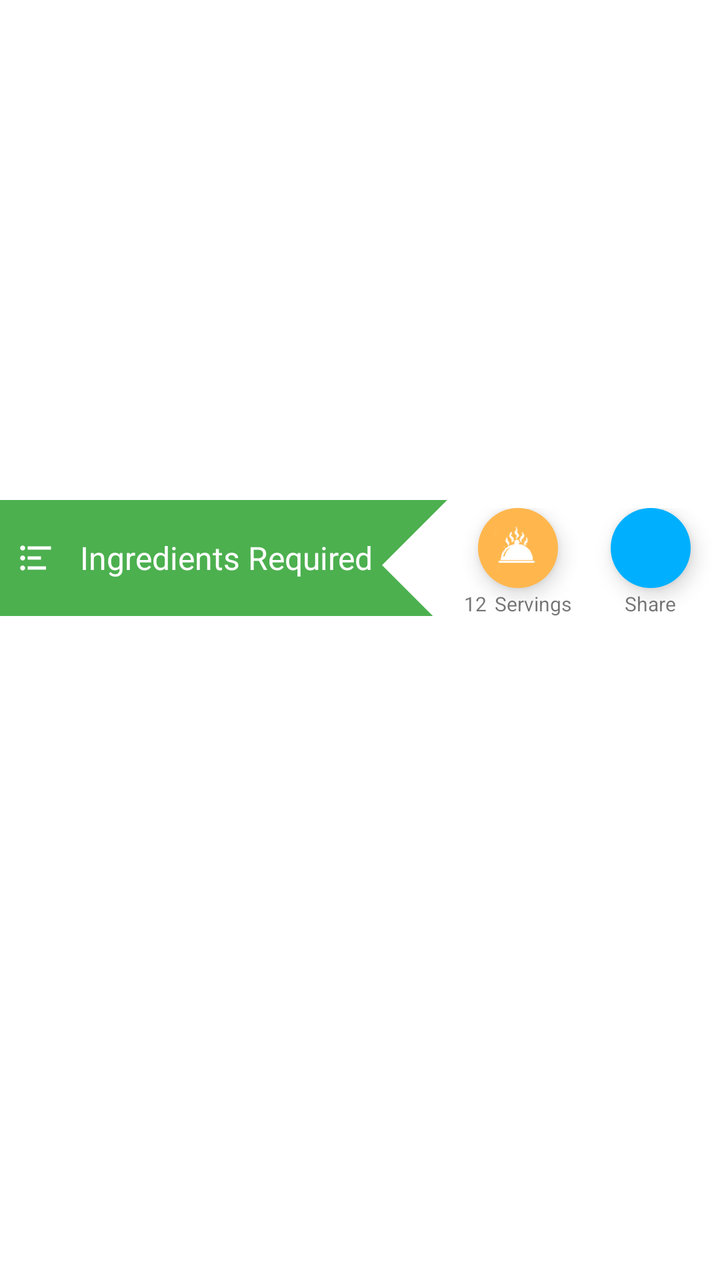
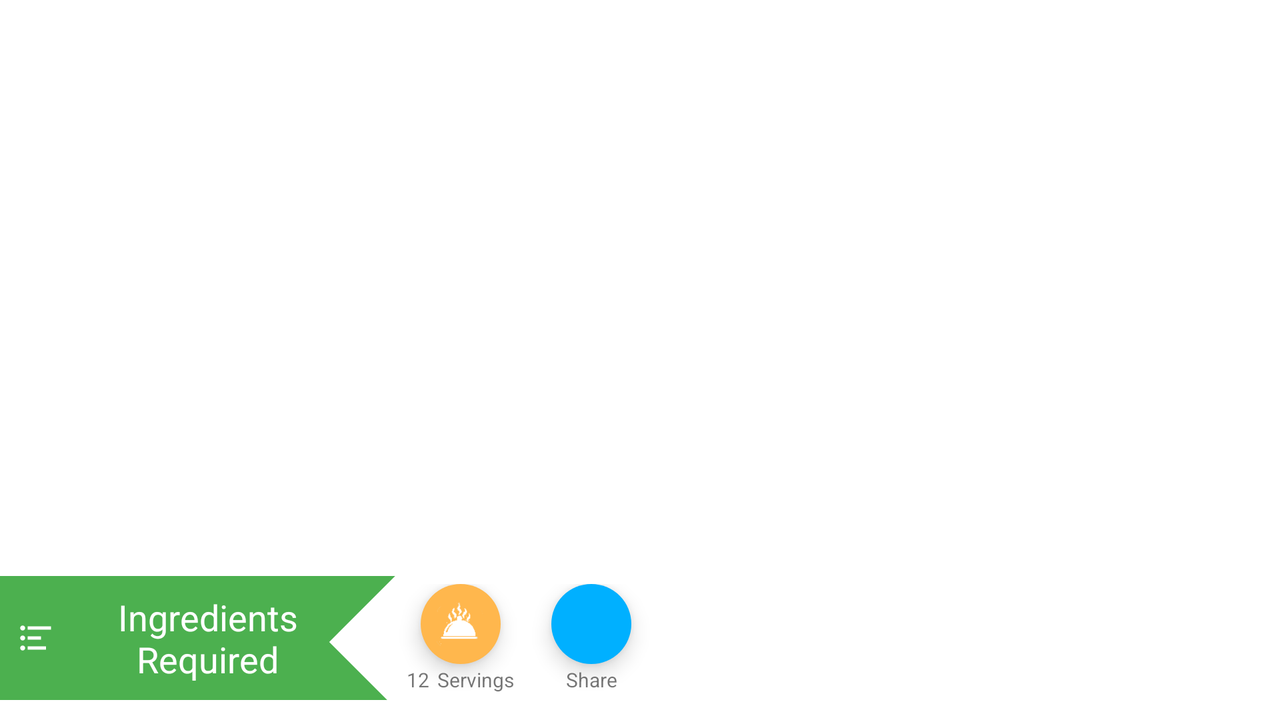

The same Android screen from two of the app's own layout files: first res/layout/ as a phone draws it, then the repository's variant for another configuration, drawn on a device whose configuration selects that folder. Both files follow.
<!-- AndroidManifest.xml: application theme AppTheme -->
<!-- res/layout/step_fragment.xml -->
<?xml version="1.0" encoding="utf-8"?>
<android.support.v4.widget.NestedScrollView xmlns:android="http://schemas.android.com/apk/res/android"
    android:layout_width="match_parent"
    android:layout_height="match_parent"
    android:background="@color/white">

<LinearLayout xmlns:android="http://schemas.android.com/apk/res/android"
xmlns:app="http://schemas.android.com/apk/res-auto"
android:layout_width="match_parent"
android:layout_height="match_parent"
android:orientation="vertical">

<ImageView
    android:id="@+id/recipe_img"
    android:layout_width="match_parent"
    android:layout_height="250dp"
    android:scaleType="fitXY" />

<LinearLayout
    android:layout_width="match_parent"
    android:layout_height="58dp"
    android:orientation="horizontal">

    <RelativeLayout
        android:layout_width="0dp"
        android:layout_height="wrap_content"
        android:layout_weight="25">

        <ImageView
            android:id="@+id/ingridients"
            android:layout_width="240dp"
            android:layout_height="58dp"
            android:background="@drawable/shape" />

        <View
            android:id="@+id/ing_icon"
            android:layout_width="20dp"
            android:layout_height="20dp"
            android:layout_centerVertical="true"
            android:layout_marginStart="8dp"
            android:background="@drawable/ic_format_list_bulleted_black_24dp" />

        <TextView
            android:layout_width="wrap_content"
            android:layout_height="wrap_content"
            android:layout_centerVertical="true"
            android:layout_marginEnd="16dp"
            android:layout_marginStart="12dp"
            android:layout_toRightOf="@+id/ing_icon"
            android:text="Ingredients Required"
            android:textColor="@color/white"
            android:textSize="16sp" />


    </RelativeLayout>

    <LinearLayout
        android:layout_width="wrap_content"
        android:layout_height="match_parent"
        android:layout_weight="1"
        android:layout_marginTop="4dp"
        android:orientation="vertical">

        <android.support.design.widget.FloatingActionButton
            android:id="@+id/call"
            android:layout_width="40dp"
            android:layout_height="40dp"
            android:backgroundTint="@color/orange"
            android:src="@drawable/serv2"
            android:layout_gravity="center"
            app:borderWidth="0dp"
            app:elevation="6dp"
            app:fabSize="mini" />

        <LinearLayout
            android:layout_width="wrap_content"
            android:layout_height="wrap_content"
            android:orientation="horizontal"
            android:layout_gravity="center"
            android:layout_marginTop="1dp">

            <TextView
                android:id="@+id/servings"
                android:layout_width="wrap_content"
                android:layout_height="wrap_content"
                android:text="12"
                android:textSize="10sp" />

            <TextView
                android:layout_width="wrap_content"
                android:layout_height="wrap_content"
                android:layout_marginStart="4dp"
                android:text="Servings"
                android:textSize="10sp" />
        </LinearLayout>

    </LinearLayout>

    <LinearLayout
        android:layout_width="wrap_content"
        android:layout_height="wrap_content"
        android:layout_marginStart="4dp"
        android:layout_marginEnd="4dp"
        android:layout_weight="1"
        android:layout_marginTop="4dp"
        android:orientation="vertical">

        <android.support.design.widget.FloatingActionButton
            android:id="@+id/share"
            android:layout_width="40dp"
            android:layout_gravity="center"
            android:layout_height="40dp"
            android:layout_marginStart="6dp"
            android:layout_marginEnd="6dp"
            android:backgroundTint="@color/colorAccent"
            android:src="@drawable/ic_share_black_24dp"
            app:borderWidth="0dp"
            app:elevation="6dp"
            app:fabSize="mini" />

        <TextView
            android:layout_marginTop="1dp"
            android:layout_width="wrap_content"
            android:layout_height="wrap_content"
            android:layout_gravity="center"
            android:text="Share"
            android:textSize="10sp" />

    </LinearLayout>

</LinearLayout>

<android.support.v7.widget.RecyclerView
    android:id="@+id/stepsID"
    android:layout_width="match_parent"
    android:layout_height="match_parent"
    android:layout_margin="8dp"
    android:scrollbars="vertical">

</android.support.v7.widget.RecyclerView>

</LinearLayout>
    </android.support.v4.widget.NestedScrollView>
<!-- resources referenced by this layout -->
<resources>
  <color name="colorAccent">#00B0FF</color>
  <color name="orange">#FFB74D</color>
  <color name="white">#ffffff</color>
  <!-- drawable ic_format_list_bulleted_black_24dp (drawable) -->
  <vector xmlns:android="http://schemas.android.com/apk/res/android"
          android:width="24dp"
          android:height="24dp"
          android:viewportWidth="24.0"
          android:viewportHeight="24.0">
      <path
          android:fillColor="#ffffff"
          android:pathData="M4,10.5c-0.83,0 -1.5,0.67 -1.5,1.5s0.67,1.5 1.5,1.5 1.5,-0.67 1.5,-1.5 -0.67,-1.5 -1.5,-1.5zM4,4.5c-0.83,0 -1.5,0.67 -1.5,1.5S3.17,7.5 4,7.5 5.5,6.83 5.5,6 4.83,4.5 4,4.5zM4,16.5c-0.83,0 -1.5,0.68 -1.5,1.5s0.68,1.5 1.5,1.5 1.5,-0.68 1.5,-1.5 -0.67,-1.5 -1.5,-1.5zM7,19h11v-2L7,17v2zM7,13h8v-2L7,11v2zM7,5v2h14L21,5L7,5z"/>
  </vector>
  <!-- drawable serv2: png bitmap (drawable, 3665 bytes) -->
  <!-- drawable shape (drawable) -->
  <?xml version="1.0" encoding="utf-8"?>
  <layer-list xmlns:android="http://schemas.android.com/apk/res/android">
  <item >
      <shape>
          <size android:height="10dp" android:width="80dp"/>
          <solid android:color="@color/colorPrimary" />
      </shape>
  </item>
      <item  android:left="10dp">
          <rotate
              android:fromDegrees="135"
              android:toDegrees="0"
              android:pivotX="94%"
              android:pivotY="65%" >
              <shape>
                  <size android:width="35dp"
                      android:height="10dp"/>
                  <solid android:color="@android:color/white" />
              </shape>
          </rotate>
      </item>
      </layer-list>
  <style name="AppTheme" parent="Theme.AppCompat.Light.DarkActionBar">
          
          <item name="colorPrimary">@color/colorPrimary</item>
          <item name="colorPrimaryDark">@color/colorPrimaryDark</item>
          <item name="colorAccent">@color/colorAccent</item>
          <item name="colorButtonNormal">@color/colorPrimary</item>
          <item name="colorControlHighlight">@color/colorPrimaryDark</item>
      </style>
  <color name="colorPrimary">#4CB04F</color>
  <color name="colorPrimaryDark">#1B8B1B</color>
</resources>
<!-- res/layout-land/step_fragment.xml (the repository's variant of the layout above) -->
<!-- drawn on the phone turned sideways -->
<?xml version="1.0" encoding="utf-8"?>
<LinearLayout xmlns:android="http://schemas.android.com/apk/res/android"
    xmlns:app="http://schemas.android.com/apk/res-auto"
    android:layout_width="fill_parent"
    android:layout_height="fill_parent"
    android:background="@color/white"
    android:orientation="horizontal">

    <LinearLayout
        android:layout_width="wrap_content"
        android:layout_height="match_parent"
        android:orientation="vertical">

        <ImageView
            android:id="@+id/recipe_img"
            android:layout_width="330dp"
            android:layout_height="0dp"
            android:layout_weight="4"
            android:scaleType="fitXY" />

        <LinearLayout
            android:layout_width="fill_parent"
            android:layout_height="0dp"
            android:layout_weight="1"
            android:orientation="horizontal">

            <RelativeLayout
                android:layout_width="0dp"
                android:layout_height="wrap_content"
                android:layout_weight="24">

                <ImageView
                    android:id="@+id/ingridients"
                    android:layout_width="240dp"
                    android:layout_height="62dp"
                    android:background="@drawable/shape" />

                <View
                    android:id="@+id/ing_icon"
                    android:layout_width="20dp"
                    android:layout_height="20dp"
                    android:layout_centerVertical="true"
                    android:layout_marginStart="8dp"
                    android:background="@drawable/ic_format_list_bulleted_black_24dp" />

                <TextView
                    android:layout_width="wrap_content"
                    android:layout_height="wrap_content"
                    android:layout_centerVertical="true"
                    android:layout_marginEnd="20dp"

                    android:gravity="center"
                    android:layout_toRightOf="@+id/ing_icon"
                    android:text="Ingredients Required"
                    android:textColor="@color/white"
                    android:textSize="18sp" />


            </RelativeLayout>

            <LinearLayout
                android:layout_width="wrap_content"
                android:layout_height="wrap_content"
                android:layout_marginTop="4dp"
                android:layout_weight="1"
                android:orientation="vertical">

                <android.support.design.widget.FloatingActionButton
                    android:id="@+id/call"
                    android:layout_width="40dp"
                    android:layout_height="40dp"
                    android:layout_gravity="center"
                    android:backgroundTint="@color/orange"
                    android:src="@drawable/serv2"
                    app:borderWidth="0dp"
                    app:elevation="6dp"
                    app:fabSize="mini" />

                <LinearLayout
                    android:layout_width="wrap_content"
                    android:layout_height="wrap_content"
                    android:layout_gravity="center"
                    android:layout_marginTop="1dp"
                    android:orientation="horizontal">

                    <TextView
                        android:id="@+id/servings"
                        android:layout_width="wrap_content"
                        android:layout_height="wrap_content"
                        android:text="12"
                        android:textSize="10sp" />

                    <TextView
                        android:layout_width="wrap_content"
                        android:layout_height="wrap_content"
                        android:layout_marginStart="4dp"
                        android:text="Servings"
                        android:textSize="10sp" />
                </LinearLayout>

            </LinearLayout>

            <LinearLayout
                android:layout_width="wrap_content"
                android:layout_height="wrap_content"
                android:layout_marginEnd="4dp"
                android:layout_marginStart="4dp"
                android:layout_marginTop="4dp"
                android:layout_weight="1"
                android:orientation="vertical">

                <android.support.design.widget.FloatingActionButton
                    android:id="@+id/share"
                    android:layout_width="40dp"
                    android:layout_height="40dp"
                    android:layout_gravity="center"
                    android:layout_marginEnd="6dp"
                    android:layout_marginStart="6dp"
                    android:backgroundTint="@color/colorAccent"
                    android:src="@drawable/ic_share_black_24dp"
                    app:borderWidth="0dp"
                    app:elevation="6dp"
                    app:fabSize="mini" />

                <TextView
                    android:layout_width="wrap_content"
                    android:layout_height="wrap_content"
                    android:layout_gravity="center"
                    android:layout_marginTop="1dp"
                    android:text="Share"
                    android:textSize="10sp" />

            </LinearLayout>

        </LinearLayout>
    </LinearLayout>


    <android.support.v7.widget.RecyclerView
        android:id="@+id/stepsID"
        android:layout_width="match_parent"
        android:layout_height="match_parent"
        android:layout_margin="8dp"
        android:scrollbars="vertical">

    </android.support.v7.widget.RecyclerView>

</LinearLayout>
